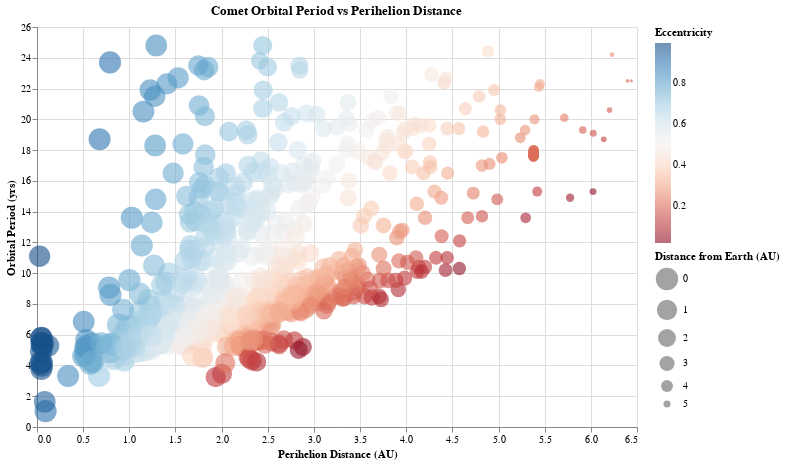

Notebook cell for this chart:
### Code cell
#bind = alt.selection_interval(bind='scales', encodings=["x"])
selection = alt.selection_interval()

alt.Chart(df).mark_circle(opacity=0.6).add_params(
    #bind,
    selection
).encode(
    x=alt.X('q (AU):Q', title='Perihelion Distance (AU)'),
    y=alt.Y('P (yr):Q', title='Orbital Period (yrs)'), #scale=alt.Scale(type='log')),
    color=alt.Color('e:Q', title='Eccentricity', scale=alt.Scale(scheme='redblue')),
    size=alt.Size('MOID (AU):Q', title='Distance from Earth (AU)', scale=alt.Scale(range=[10, 500], reverse=True)),
    tooltip=[
        alt.Tooltip('full_name:N', title='Comet:'),
        alt.Tooltip('Epoch:T', title='Date Discovered:'),
        alt.Tooltip('P (yr):Q', title='Period (yr):'),
        alt.Tooltip('q (AU):Q', title='Perihelion Distance (AU):'),
        alt.Tooltip('e:Q', title='Eccentricity:'),
        alt.Tooltip('MOID (AU):Q', title='Earth Distance (AU):')
    ]
).properties(
    title="Comet Orbital Period vs Perihelion Distance",
    width=600,
    height=400
)

### Figure 1 — Vega-Lite specification as saved in the notebook (floating-point values rounded to 4 significant figures; data arrays with more than 128 entries replaced by an {"elided": "..."} marker saying what was removed)
{"config": {"view": {"continuousWidth": 300, "continuousHeight": 300}}, "data": {"name": "data-cc8a9275b9cb99c8552409897dee90ba"}, "mark": {"type": "circle", "opacity": 0.6}, "encoding": {"color": {"field": "e", "scale": {"scheme": "redblue"}, "title": "Eccentricity", "type": "quantitative"}, "size": {"field": "MOID (AU)", "scale": {"range": [10, 500], "reverse": true}, "title": "Distance from Earth (AU)", "type": "quantitative"}, "tooltip": [{"field": "full_name", "title": "Comet:", "type": "nominal"}, {"field": "Epoch", "title": "Date Discovered:", "type": "temporal"}, {"field": "P (yr)", "title": "Period (yr):", "type": "quantitative"}, {"field": "q (AU)", "title": "Perihelion Distance (AU):", "type": "quantitative"}, {"field": "e", "title": "Eccentricity:", "type": "quantitative"}, {"field": "MOID (AU)", "title": "Earth Distance (AU):", "type": "quantitative"}], "x": {"field": "q (AU)", "title": "Perihelion Distance (AU)", "type": "quantitative"}, "y": {"field": "P (yr)", "title": "Orbital Period (yrs)", "type": "quantitative"}}, "height": 400, "params": [{"name": "param_37", "select": {"type": "interval"}}], "title": "Comet Orbital Period vs Perihelion Distance", "width": 600, "$schema": "https://vega.github.io/schema/vega-lite/v5.20.1.json", "datasets": {"data-cc8a9275b9cb99c8552409897dee90ba": {"elided": "835 records"}}}
